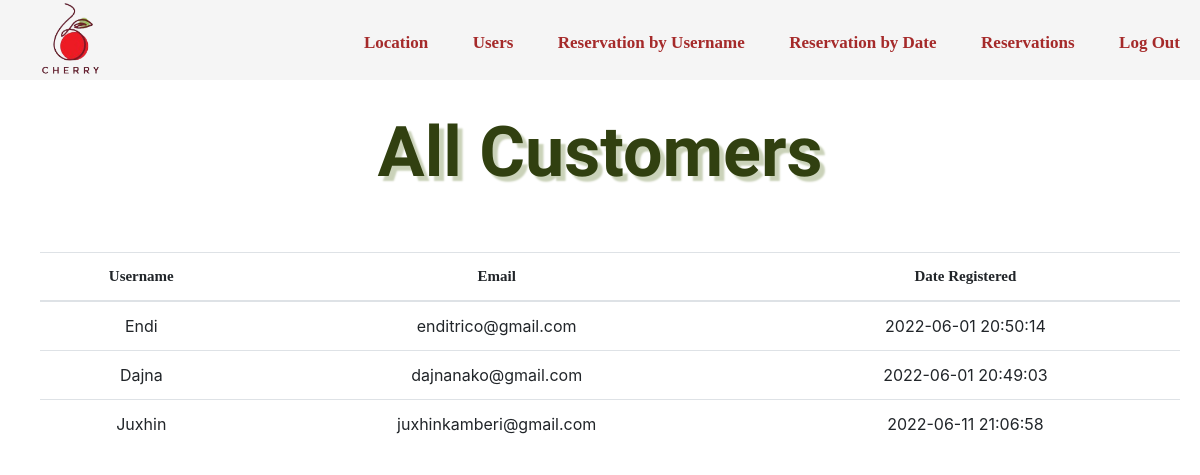
The page /admin_show_all_users.php on the database its author committed.
### tables this page shows
CREATE TABLE `users` (
  `User_ID` int(255) NOT NULL AUTO_INCREMENT,
  `Username` varchar(255) NOT NULL,
  `Email` varchar(500) NOT NULL,
  `Password` varchar(100) NOT NULL,
  `Date-Registered` timestamp NOT NULL DEFAULT current_timestamp() ON UPDATE current_timestamp(),
  PRIMARY KEY (`User_ID`),
  UNIQUE KEY `Email_Unique` (`Email`) USING BTREE,
  UNIQUE KEY `Username_Unique` (`Username`)
);

### admin_show_all_users.php (the view, shortened to what this page needs)
<!DOCTYPE html>
<html>
<head>
    <link rel="stylesheet" href="style_admin_show_all_users.css">
    <link rel="stylesheet" href="https://cdn.jsdelivr.net/npm/bootstrap@4.3.1/dist/css/bootstrap.min.css">
</head>
<body>
    <?php include "header_admin.php"; ?>
    <?php
    require 'database/opendb.php';
    ?>
    <div>
        <div class="container">
            <div class="row">
                <div class="col-md-12">
                    <h2 class="h3_text">All Customers</h2>
                </div>
            </div>
        </div>
    </div>
    <?php
    $sql = "SELECT * FROM users";
    $result = mysqli_query($conn, $sql);
    if (mysqli_num_rows($result) > 0) {
        echo
        '
            <table class="table table-hover table-responsive-sm text-center showreservation">
                <thead>
                    <tr>
                    <th scope="col" class="header_style">Username</th>
                    <th scope="col" class="header_style">Email</th>
                    <th scope="col" class="header_style">Date Registered</th>
                    </tr>
                </thead> <tbody>';
        while ($row = mysqli_fetch_assoc($result)) {
            echo "
                    <tr>
                    <input name='reserv_id' type='hidden' value=" . $row['User_ID'] . ">
                    <td>" . $row['Username'] . "</td>
                    <td>" . $row['Email'] . "</td>
                    <td>" . $row['Date-Registered'] . "</td>
                    </tr>
              ";
        }
        echo "</tbody></table>";
    } else {
        echo '<script type="text/javascript">';
        echo 'alert("There are no users registered!")';
        echo '</script>';
    }
    ?>
</body>
</html>

### style_admin_show_all_users.css (style rules this page uses)
* { box-sizing: border-box; margin: 0; }
body { background-color: white !important; }
.showreservation { margin-top: 50px !important; margin-left: 40px; width: 95% !important; }
.h3_text { margin-top: 110px; text-align: center; font-family: "Cookie"; font-size: 70px; font-weight: bold; color: #314010; text-align: center; text-shadow: 5px 5px 2px #cad2b9; }
.header_style { font-family: Verdana; font-size: 15px; }

### rows shown on the page
users: Username "Endi", Email "enditrico@gmail.com", value "2022-06-01 20:50:14"
users: Username "Dajna", Email "dajnanako@gmail.com", value "2022-06-01 20:49:03"
users: Username "Juxhin", Email "juxhinkamberi@gmail.com", value "2022-06-11 21:06:58"
